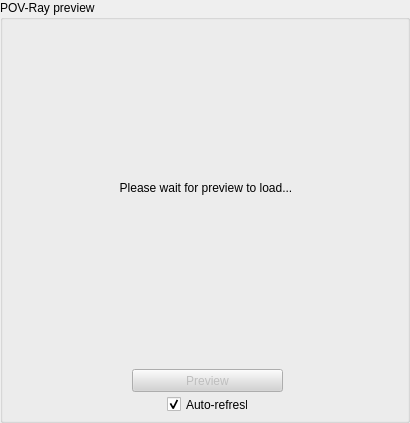
   <widget class="QGroupBox" name="gb_preview">
    <property name="geometry">
     <rect>
      <x>188</x>
      <y>9</y>
      <width>410</width>
      <height>423</height>
     </rect>
    </property>
    <property name="minimumSize">
     <size>
      <width>410</width>
      <height>400</height>
     </size>
    </property>
    <property name="maximumSize">
     <size>
      <width>410</width>
      <height>547</height>
     </size>
    </property>
    <property name="title">
     <string>POV-Ray preview</string>
    </property>
    <widget class="QLabel" name="lbl_preview">
     <property name="geometry">
      <rect>
       <x>11</x>
       <y>21</y>
       <width>390</width>
       <height>334</height>
      </rect>
     </property>
     <property name="minimumSize">
      <size>
       <width>390</width>
       <height>334</height>
      </size>
     </property>
     <property name="maximumSize">
      <size>
       <width>390</width>
       <height>455</height>
      </size>
     </property>
     <property name="text">
      <string>Please wait for preview to load...</string>
     </property>
     <property name="scaledContents">
      <bool>true</bool>
     </property>
     <property name="alignment">
      <set>Qt::AlignCenter</set>
     </property>
    </widget>
    <widget class="QPushButton" name="btn_preview">
     <property name="enabled">
      <bool>false</bool>
     </property>
     <property name="geometry">
      <rect>
       <x>132</x>
       <y>369</y>
       <width>151</width>
       <height>23</height>
      </rect>
     </property>
     <property name="styleSheet">
      <string notr="true">background-color: rgb(211, 211, 211);</string>
     </property>
     <property name="text">
      <string>Preview</string>
     </property>
    </widget>
    <widget class="QCheckBox" name="cb_Refresh">
     <property name="geometry">
      <rect>
       <x>167</x>
       <y>396</y>
       <width>81</width>
       <height>17</height>
      </rect>
     </property>
     <property name="text">
      <string>Auto-refresh</string>
     </property>
     <property name="checked">
      <bool>true</bool>
     </property>
    </widget>
   </widget>
